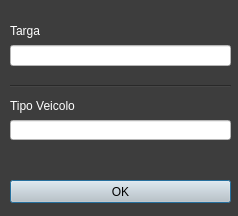
<?xml version="1.0" encoding="UTF-8"?>
<ui version="4.0">
 <class>Dialog</class>
 <widget class="QDialog" name="Dialog">
  <property name="geometry">
   <rect>
    <x>0</x>
    <y>0</y>
    <width>238</width>
    <height>216</height>
   </rect>
  </property>
  <property name="windowTitle">
   <string>Dialog</string>
  </property>
  <property name="styleSheet">
   <string notr="true">QDialog#Dialog{
background-color: rgb(61, 61, 61);
color: rgb(255, 255, 255);}</string>
  </property>
  <widget class="QLabel" name="targa_label">
   <property name="geometry">
    <rect>
     <x>10</x>
     <y>15</y>
     <width>221</width>
     <height>31</height>
    </rect>
   </property>
   <property name="styleSheet">
    <string notr="true">font: 10pt &quot;MS Shell Dlg 2&quot;;
background-color: rgb(61, 61, 61);
color: rgb(255, 255, 255);</string>
   </property>
   <property name="text">
    <string>Targa</string>
   </property>
  </widget>
  <widget class="QLabel" name="tipo_veicolo_label">
   <property name="geometry">
    <rect>
     <x>10</x>
     <y>90</y>
     <width>221</width>
     <height>31</height>
    </rect>
   </property>
   <property name="styleSheet">
    <string notr="true">font: 10pt &quot;MS Shell Dlg 2&quot;;
background-color: rgb(61, 61, 61);
color: rgb(255, 255, 255);</string>
   </property>
   <property name="text">
    <string>Tipo Veicolo</string>
   </property>
  </widget>
  <widget class="QPushButton" name="ok_button">
   <property name="geometry">
    <rect>
     <x>10</x>
     <y>180</y>
     <width>221</width>
     <height>23</height>
    </rect>
   </property>
   <property name="cursor">
    <cursorShape>PointingHandCursor</cursorShape>
   </property>
   <property name="styleSheet">
    <string notr="true">background-color: rgb(202, 202, 202);
color: rgb(0, 0, 0);</string>
   </property>
   <property name="text">
    <string>OK</string>
   </property>
  </widget>
  <widget class="QLineEdit" name="targa_lineEdit">
   <property name="geometry">
    <rect>
     <x>10</x>
     <y>45</y>
     <width>221</width>
     <height>21</height>
    </rect>
   </property>
   <property name="styleSheet">
    <string notr="true">background-color: rgb(255, 255, 255);
color: rgb(0, 0, 0);</string>
   </property>
  </widget>
  <widget class="QLineEdit" name="tipo_veicolo_lineEdit">
   <property name="geometry">
    <rect>
     <x>10</x>
     <y>120</y>
     <width>221</width>
     <height>20</height>
    </rect>
   </property>
   <property name="styleSheet">
    <string notr="true">background-color: rgb(255, 255, 255);
color: rgb(0, 0, 0);</string>
   </property>
  </widget>
  <widget class="Line" name="line">
   <property name="geometry">
    <rect>
     <x>10</x>
     <y>85</y>
     <width>221</width>
     <height>3</height>
    </rect>
   </property>
   <property name="styleSheet">
    <string notr="true">background-color: rgb(61, 61, 61);</string>
   </property>
   <property name="orientation">
    <enum>Qt::Horizontal</enum>
   </property>
  </widget>
 </widget>
 <resources/>
 <connections/>
</ui>
